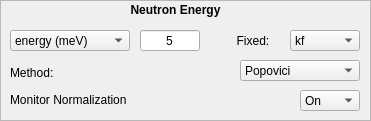
   <widget class="QFrame" name="energy_frame">
    <property name="geometry">
     <rect>
      <x>10</x>
      <y>10</y>
      <width>371</width>
      <height>121</height>
     </rect>
    </property>
    <property name="sizePolicy">
     <sizepolicy hsizetype="Expanding" vsizetype="Expanding">
      <horstretch>0</horstretch>
      <verstretch>0</verstretch>
     </sizepolicy>
    </property>
    <property name="minimumSize">
     <size>
      <width>351</width>
      <height>51</height>
     </size>
    </property>
    <property name="frameShape">
     <enum>QFrame::StyledPanel</enum>
    </property>
    <property name="frameShadow">
     <enum>QFrame::Sunken</enum>
    </property>
    <widget class="QLabel" name="energy_label">
     <property name="geometry">
      <rect>
       <x>0</x>
       <y>0</y>
       <width>351</width>
       <height>20</height>
      </rect>
     </property>
     <property name="sizePolicy">
      <sizepolicy hsizetype="Fixed" vsizetype="Fixed">
       <horstretch>0</horstretch>
       <verstretch>0</verstretch>
      </sizepolicy>
     </property>
     <property name="minimumSize">
      <size>
       <width>351</width>
       <height>20</height>
      </size>
     </property>
     <property name="text">
      <string>&lt;html&gt;&lt;head/&gt;&lt;body&gt;&lt;p&gt;&lt;span style=&quot; font-weight:600;&quot;&gt;Neutron Energy&lt;/span&gt;&lt;/p&gt;&lt;/body&gt;&lt;/html&gt;</string>
     </property>
     <property name="alignment">
      <set>Qt::AlignCenter</set>
     </property>
    </widget>
    <widget class="QLabel" name="fixed_kikf_label">
     <property name="geometry">
      <rect>
       <x>230</x>
       <y>30</y>
       <width>61</width>
       <height>21</height>
      </rect>
     </property>
     <property name="sizePolicy">
      <sizepolicy hsizetype="Fixed" vsizetype="Fixed">
       <horstretch>0</horstretch>
       <verstretch>0</verstretch>
      </sizepolicy>
     </property>
     <property name="minimumSize">
      <size>
       <width>40</width>
       <height>21</height>
      </size>
     </property>
     <property name="text">
      <string>  Fixed:</string>
     </property>
     <property name="alignment">
      <set>Qt::AlignLeading|Qt::AlignLeft|Qt::AlignVCenter</set>
     </property>
    </widget>
    <widget class="QComboBox" name="fixed_kikf_dropdown">
     <property name="geometry">
      <rect>
       <x>290</x>
       <y>30</y>
       <width>70</width>
       <height>21</height>
      </rect>
     </property>
     <property name="minimumSize">
      <size>
       <width>66</width>
       <height>21</height>
      </size>
     </property>
     <item>
      <property name="text">
       <string>kf</string>
      </property>
     </item>
     <item>
      <property name="text">
       <string>ki</string>
      </property>
     </item>
    </widget>
    <widget class="QLineEdit" name="energy_input">
     <property name="geometry">
      <rect>
       <x>140</x>
       <y>30</y>
       <width>60</width>
       <height>21</height>
      </rect>
     </property>
     <property name="minimumSize">
      <size>
       <width>20</width>
       <height>21</height>
      </size>
     </property>
     <property name="maximumSize">
      <size>
       <width>100</width>
       <height>21</height>
      </size>
     </property>
     <property name="text">
      <string>5</string>
     </property>
     <property name="alignment">
      <set>Qt::AlignCenter</set>
     </property>
    </widget>
    <widget class="QComboBox" name="energy_dropdown">
     <property name="geometry">
      <rect>
       <x>10</x>
       <y>30</y>
       <width>120</width>
       <height>21</height>
      </rect>
     </property>
     <property name="minimumSize">
      <size>
       <width>60</width>
       <height>21</height>
      </size>
     </property>
     <item>
      <property name="text">
       <string>energy (meV)</string>
      </property>
     </item>
     <item>
      <property name="text">
       <string>wavelength (A)</string>
      </property>
     </item>
     <item>
      <property name="text">
       <string>wave vector (A-1)</string>
      </property>
     </item>
    </widget>
    <widget class="QComboBox" name="method_dropdown">
     <property name="geometry">
      <rect>
       <x>240</x>
       <y>60</y>
       <width>120</width>
       <height>21</height>
      </rect>
     </property>
     <property name="minimumSize">
      <size>
       <width>15</width>
       <height>21</height>
      </size>
     </property>
     <property name="editable">
      <bool>false</bool>
     </property>
     <property name="currentText">
      <string>Popovici</string>
     </property>
     <property name="currentIndex">
      <number>0</number>
     </property>
     <item>
      <property name="text">
       <string>Popovici</string>
      </property>
     </item>
     <item>
      <property name="text">
       <string>Cooper-Nathans</string>
      </property>
     </item>
    </widget>
    <widget class="QLabel" name="method_label">
     <property name="geometry">
      <rect>
       <x>10</x>
       <y>60</y>
       <width>104</width>
       <height>26</height>
      </rect>
     </property>
     <property name="minimumSize">
      <size>
       <width>50</width>
       <height>21</height>
      </size>
     </property>
     <property name="text">
      <string>Method:</string>
     </property>
     <property name="alignment">
      <set>Qt::AlignLeading|Qt::AlignLeft|Qt::AlignVCenter</set>
     </property>
    </widget>
    <widget class="QLabel" name="moncor_label">
     <property name="geometry">
      <rect>
       <x>10</x>
       <y>90</y>
       <width>171</width>
       <height>21</height>
      </rect>
     </property>
     <property name="text">
      <string>&lt;html&gt;&lt;head/&gt;&lt;body&gt;&lt;p&gt;Monitor Normalization&lt;/p&gt;&lt;/body&gt;&lt;/html&gt;</string>
     </property>
    </widget>
    <widget class="QComboBox" name="moncor_dropdown">
     <property name="geometry">
      <rect>
       <x>300</x>
       <y>90</y>
       <width>60</width>
       <height>21</height>
      </rect>
     </property>
     <item>
      <property name="text">
       <string>On</string>
      </property>
     </item>
     <item>
      <property name="text">
       <string>Off</string>
      </property>
     </item>
    </widget>
   </widget>
